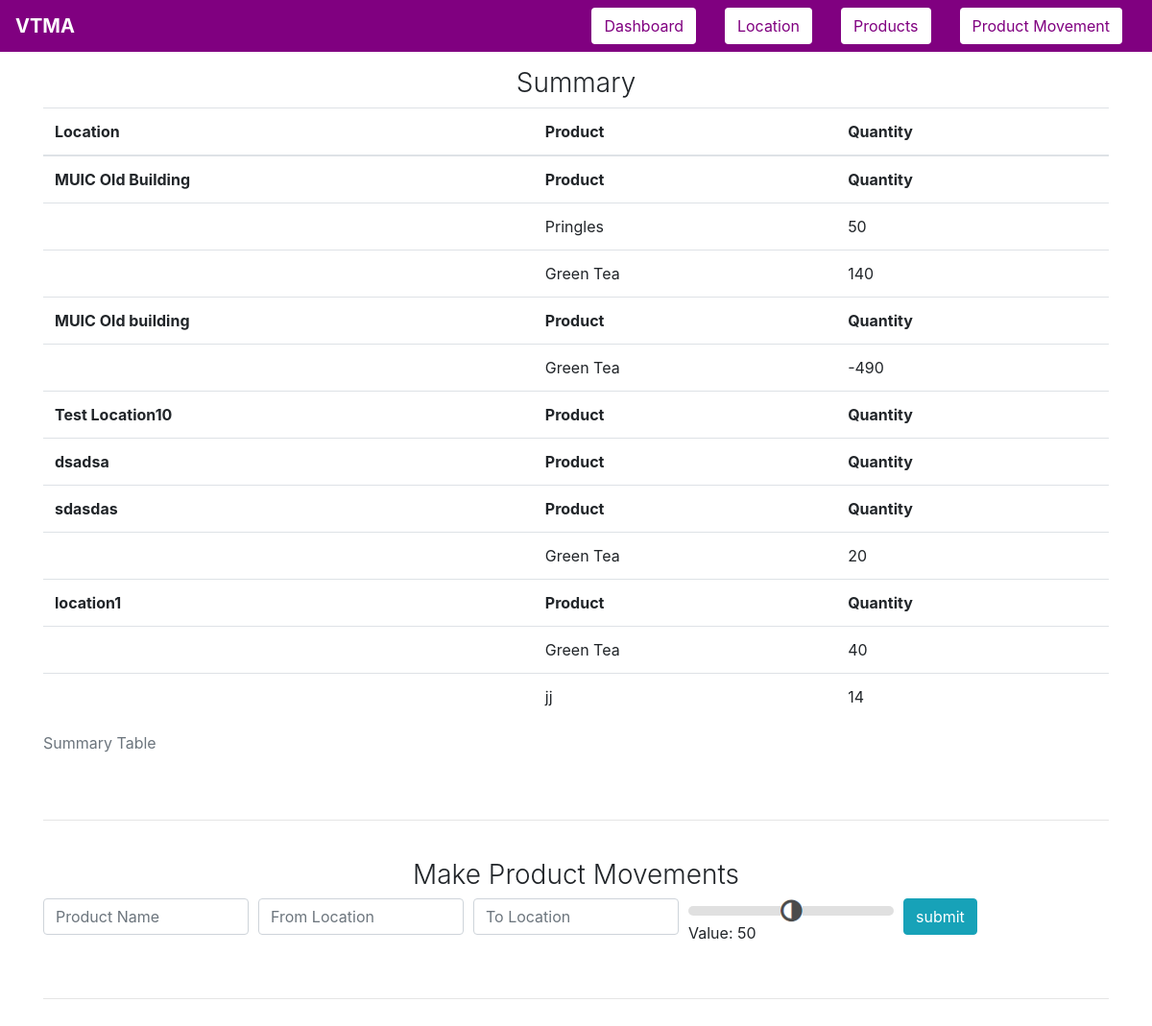
The app's page /movement with its own data.
### tables this page shows
CREATE TABLE location(loc_id INTEGER PRIMARY KEY AUTOINCREMENT,
                                 loc_name TEXT UNIQUE NOT NULL);

CREATE TABLE products(prod_id INTEGER PRIMARY KEY AUTOINCREMENT,
                    prod_name TEXT UNIQUE NOT NULL,
                    prod_quantity INTEGER NOT NULL,
                    unallocated_quantity INTEGER);

### app.py (the view)
@app.route("/movement", methods=["GET"])
@app.route("/movement", methods=["POST"])
def movement():
    init_database()
    msg = None
    db = sqlite3.connect(DATABASE_NAME)
    cursor = db.cursor()
    cursor.execute("SELECT * FROM logistics")
    logistics_data = cursor.fetchall()
    cursor.execute("SELECT prod_id, prod_name, unallocated_quantity FROM products")
    products = cursor.fetchall()
    cursor.execute("SELECT loc_id, loc_name FROM location")
    locations = cursor.fetchall()
    log_summary = []
    for p_id in [x[0] for x in products]:
        cursor.execute("SELECT prod_name FROM products WHERE prod_id = ?", (p_id,))
        temp_prod_name = cursor.fetchone()
        for l_id in [x[0] for x in locations]:
            cursor.execute("SELECT loc_name FROM location WHERE loc_id = ?", (l_id,))
            temp_loc_name = cursor.fetchone()
            cursor.execute(
                """
            SELECT SUM(log.prod_quantity)
            FROM logistics log
            WHERE log.prod_id = ? AND log.to_loc_id = ?
            """,
                (p_id, l_id),
            )
            sum_to_loc = cursor.fetchone()
            cursor.execute(
                """
            SELECT SUM(log.prod_quantity)
            FROM logistics log
            WHERE log.prod_id = ? AND log.from_loc_id = ?
            """,
                (p_id, l_id),
            )
            sum_from_loc = cursor.fetchone()
            if sum_from_loc[0] is None:
                sum_from_loc = (0,)
            if sum_to_loc[0] is None:
                sum_to_loc = (0,)
            log_summary += [
                (temp_prod_name + temp_loc_name + (sum_to_loc[0] - sum_from_loc[0],))
            ]
    alloc_json = {}
    for row in log_summary:
        try:
            if row[1] in alloc_json[row[0]].keys():
                alloc_json[row[0]][row[1]] += row[2]
            else:
                alloc_json[row[0]][row[1]] = row[2]
        except (KeyError, TypeError):
            alloc_json[row[0]] = {}
            alloc_json[row[0]][row[1]] = row[2]
    alloc_json = json.dumps(alloc_json)
    return movement1(products, locations, alloc_json, log_summary)

### app.py (called while the page is built, shortened)
def movement1(products, locations, alloc_json, log_summary):
    init_database()
    msg = None
    db = sqlite3.connect(DATABASE_NAME)
    cursor = db.cursor()
    cursor.execute("SELECT * FROM logistics")
    logistics_data = cursor.fetchall()
    successful = "Transaction added successfully"
    return render(
        "movement.html",
        title="ProductMovement",
        link=link,
        trans_message=msg,
        products=products,
        locations=locations,
        allocated=alloc_json,
        logs=logistics_data,
        database=log_summary,
    )

### templates/movement.html (shortened to what this page needs)
{% extends 'base-template.html' %}
{% block content %}
    <div class="container">
        <h3 class="text-center font-weight-light">Summary</h3>
        {% if database == None or database|length == 0 %}
            <h3 class="text-center font-weight-light">Summary not available yet</h3>
        {% else %}
            <table class="table" id="summary">
            <caption>Summary Table</caption>
  <thead>
    <tr>
      <th>Location</th>
      <th>Product</th>
      <th>Quantity</th>
    </tr>
  </thead>
  <tbody>
    {% for location in locations %}
    <tr>
      <td><strong>{{ location[1] }}</strong></td>
      <td><strong>Product</strong></td>
      <td><strong>Quantity</strong></td>
    </tr>
    {% for data in database %}
    {% if data[1] == location[1] %}
    {% if data[2] != 0 %}
    <tr>
      <td></td>
      <td>{{ data[0] }}</td>
      <td>{{ data[2] }}</td>
    </tr>
    {% endif %}
    {% endif %}
    {% endfor %}
    {% endfor %}
  </tbody>
</table>
        {% endif %}
        <br><hr><br>
        <h3 class="text-center font-weight-light">Make Product Movements</h3>
        <form action = "{{ url_for('movement') }}" method = "POST">
            <div class="form-row" title="Add logs">
                <div class="col">
                    <input name= "prod_name" id="prod_name" list="products" placeholder="Product Name" class="form-control" autocomplete="off" required autofocus>
                </div>
                <div class="col">
                    <input name="from_loc" id="from_loc" list="locations_to_from" placeholder="From Location" class="form-control" autocomplete="off">
                </div>
                <div class="col">
                    <input name="to_loc" id="to_loc" list="locations_to_from" placeholder="To Location" class="form-control" autocomplete="off">
                </div>
                <div class="col slide-container">
                    <input name="quantity" type="range" min="0" value="" class="slider" id="slider_range" required title="Product Range">
                    <p>Value: <span id="show_selected"></span>&nbsp;&nbsp;&nbsp;</p>
                </div>
                <div class="col">
                    <input type= "submit" id="submit" class="btn btn-info btn-group-toggle" value= "submit" /><br>
                </div>
            </div>
        </form>
        <br><hr><br>
    </div>
{% endblock %}

### templates/base-template.html (style rules this page uses)
.container { padding-top: 70px; }

### records on screen
location: loc_name "MUIC Old Building", data "50" "140"
products: prod_name "Pringles"
products: prod_name "Green Tea" "Green Tea" "Green Tea" "Green Tea"
location: loc_name "MUIC Old building", data "-490"
location: loc_name "Test Location10"
location: loc_name "dsadsa"
location: loc_name "sdasdas", data "20"
location: loc_name "location1", data "40" "14"
products: prod_name "jj"
